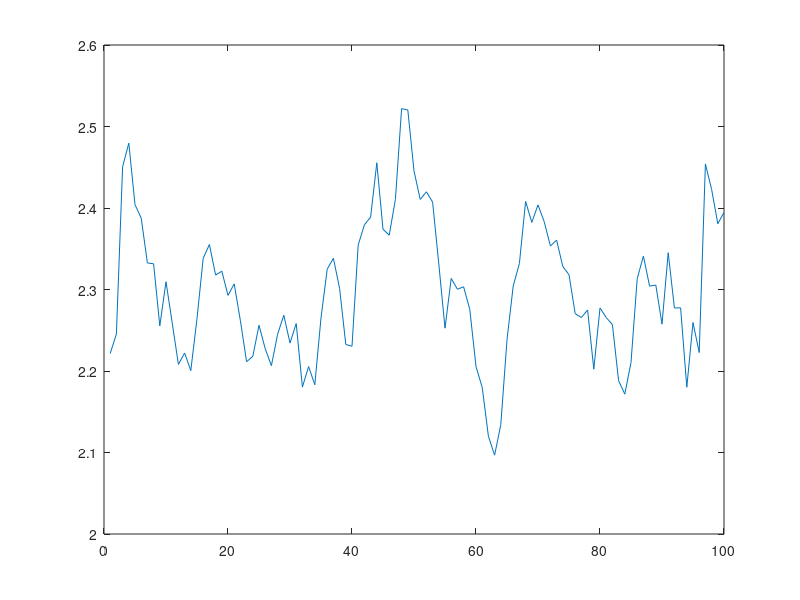

MATLAB code for this plot: (Note: this script raises an error after producing the figure.)
clear all;

% Replicate Figure 1.2 in ABCs
% specify parameters
A_tilde = 1;    % steady-state technology
n = 0.02;       % pop growth
delta = 0.1;    % depreciation rate
theta = 0.36;   % capital share (alpha in standard literature)
s = 0.2;        % saving rate for solow

% shock parameters
mu_A = 0;       % mean
sigma_A = 0.2;  % standard deviation

% the function
phi = log(s*A_tilde/(1+n));
kss = (s/(n+delta))^(1/(1-theta));

% results
numit = 1000;   % no. of simulations
timeit = 100;   % no. of periods

k = zeros(numit, timeit+1);       % capital stock
y = zeros(numit, timeit+1);       % output
gamma = zeros(numit, timeit);       % growth rate of capital stock
epsilon = zeros(numit, timeit); % stochastic process

% time path
for j = 1:numit
    k(j,1) = kss;
    for t = 1:timeit
    % shock is realized
        epsilon(j,t) = normrnd(mu_A, sigma_A);
        y(j, t) = A_tilde * exp(epsilon(j,t)) * (k(j,t)^theta);
        k(j, t+1) = ((1-delta)*k(j,t) + s*y(j,t)) / (1+n);
        gamma(j,t) = exp(phi - (1-theta)*log(k(j,t)) + epsilon(j,t)) + (1-delta)/(1+n) - 1;
    end
end

% Plot 3 time path of capital stock
figure(1);
for j = 1:3
    plot(k(j,1:end-1));
    hold on;
    yline(kss, '--b');
end

% Calculate and report the average standard deviation and autocorrelation
k_sd = zeros(1, numit);
y_sd = zeros(1, numit);
k_ac = zeros(1, numit);
y_ac = zeros(1, numit);

for j = 1:numit
    % Exclude the last column of k and y when computing
    k_sd(j) = std(k(j,1:end-1)); % Std dev of capital stock
    y_sd(j) = std(y(j,1:end-1)); % Std dev of output
    
    % First-order autocorrelation using corr
    k_ac(j) = corr(k(j,1:end-2)', k(j,2:end-1)'); % Capital stock
    y_ac(j) = corr(y(j,1:end-2)', y(j,2:end-1)'); % Output
end

% Compute averages across simulations
avg_k_sd = mean(k_sd);
avg_y_sd = mean(y_sd);
avg_k_ac = mean(k_ac);
avg_y_ac = mean(y_ac);

% Display results
disp('Results:');
disp(['Average Standard Deviation of Capital Stock: ', num2str(avg_k_sd)]);
disp(['Average Standard Deviation of Output: ', num2str(avg_y_sd)]);
disp(['Average First-Order Autocorrelation of Capital Stock: ', num2str(avg_k_ac)]);
disp(['Average First-Order Autocorrelation of Output: ', num2str(avg_y_ac)]);
